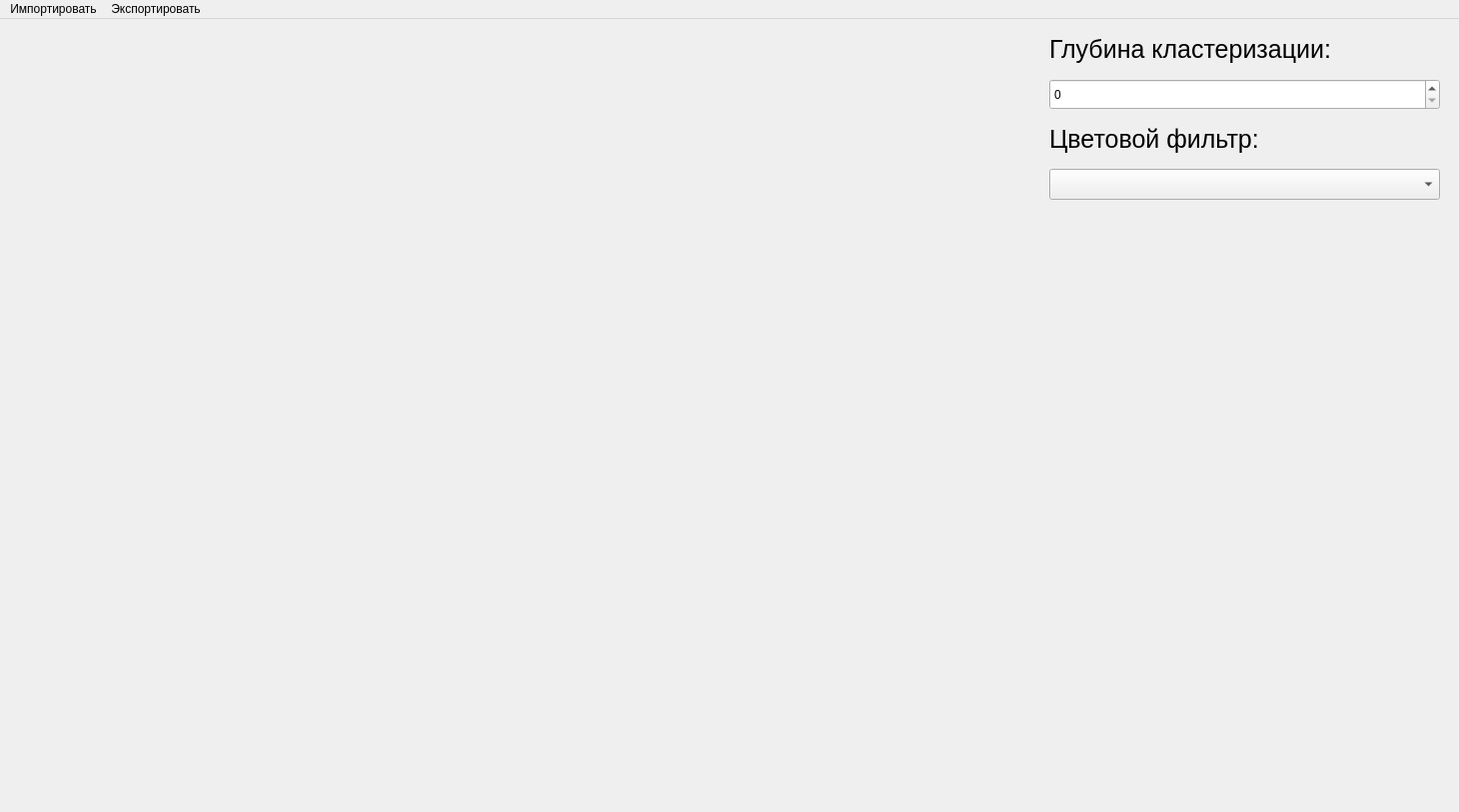
<?xml version="1.0" encoding="UTF-8"?>
<ui version="4.0">
 <class>MainWindow</class>
 <widget class="QMainWindow" name="MainWindow">
  <property name="geometry">
   <rect>
    <x>0</x>
    <y>0</y>
    <width>1460</width>
    <height>813</height>
   </rect>
  </property>
  <property name="windowTitle">
   <string>xyz-viewer</string>
  </property>
  <widget class="QWidget" name="centralwidget">
   <widget class="QLabel" name="image">
    <property name="geometry">
     <rect>
      <x>13</x>
      <y>9</y>
      <width>1024</width>
      <height>768</height>
     </rect>
    </property>
    <property name="styleSheet">
     <string notr="true"/>
    </property>
    <property name="lineWidth">
     <number>1</number>
    </property>
    <property name="text">
     <string/>
    </property>
    <property name="pixmap">
     <pixmap>../test_img.jpg</pixmap>
    </property>
    <property name="scaledContents">
     <bool>true</bool>
    </property>
    <property name="wordWrap">
     <bool>false</bool>
    </property>
   </widget>
   <widget class="QLabel" name="label_2">
    <property name="geometry">
     <rect>
      <x>1050</x>
      <y>10</y>
      <width>401</width>
      <height>41</height>
     </rect>
    </property>
    <property name="font">
     <font>
      <pointsize>19</pointsize>
     </font>
    </property>
    <property name="text">
     <string>Глубина кластеризации:</string>
    </property>
   </widget>
   <widget class="QSpinBox" name="spinBox">
    <property name="geometry">
     <rect>
      <x>1050</x>
      <y>60</y>
      <width>391</width>
      <height>31</height>
     </rect>
    </property>
   </widget>
   <widget class="QLabel" name="label_3">
    <property name="geometry">
     <rect>
      <x>1050</x>
      <y>100</y>
      <width>401</width>
      <height>41</height>
     </rect>
    </property>
    <property name="font">
     <font>
      <pointsize>19</pointsize>
     </font>
    </property>
    <property name="text">
     <string>Цветовой фильтр:</string>
    </property>
   </widget>
   <widget class="QComboBox" name="comboBox">
    <property name="geometry">
     <rect>
      <x>1050</x>
      <y>150</y>
      <width>391</width>
      <height>31</height>
     </rect>
    </property>
   </widget>
  </widget>
  <widget class="QMenuBar" name="menuBar">
   <property name="geometry">
    <rect>
     <x>0</x>
     <y>0</y>
     <width>1460</width>
     <height>26</height>
    </rect>
   </property>
   <widget class="QMenu" name="menu">
    <property name="title">
     <string>Импортировать</string>
    </property>
   </widget>
   <widget class="QMenu" name="menu_2">
    <property name="title">
     <string>Экспортировать</string>
    </property>
   </widget>
   <addaction name="menu"/>
   <addaction name="menu_2"/>
  </widget>
 </widget>
 <resources/>
 <connections/>
</ui>
